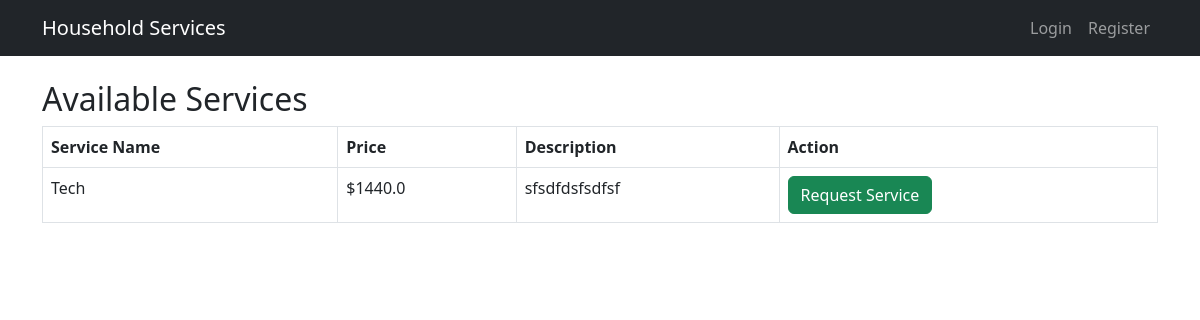
Page /services on the earlier database version.
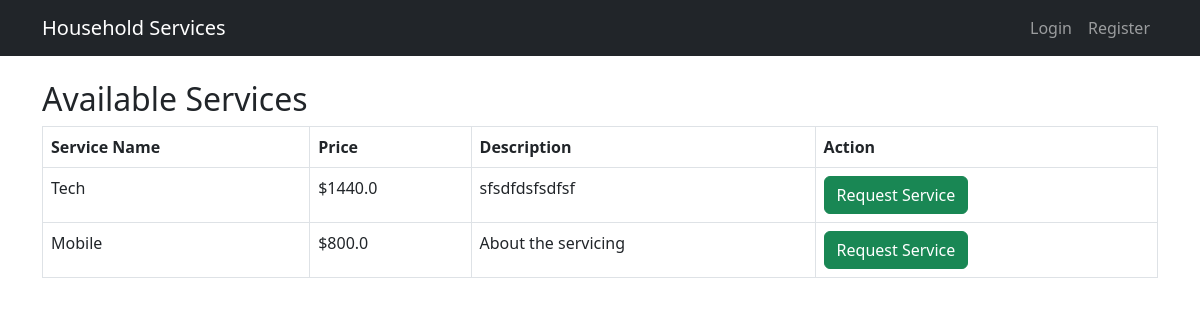
Same page on the later database version.
### app.py (models this page shows)
class Service(db.Model):
    id = db.Column(db.Integer, primary_key=True)
    name = db.Column(db.String(100), nullable=False)
    price = db.Column(db.Float, nullable=False)
    description = db.Column(db.Text, nullable=False)
    time_required = db.Column(db.Integer, nullable=False)

### app.py (the view)
@app.route('/services')
def services():
    services = Service.query.all()
    return render_template('services.html', services=services)

### templates/services.html (shortened to what this page needs)
{% extends 'base.html' %}
{% block content %}
<h2>Available Services</h2>
<table class="table table-bordered">
    <thead>
        <tr>
            <th>Service Name</th>
            <th>Price</th>
            <th>Description</th>
            <th>Action</th>
        </tr>
    </thead>
    <tbody>
        {% for service in services %}
        <tr>
            <td>{{ service.name }}</td>
            <td>${{ service.price }}</td>
            <td>{{ service.description }}</td>
            <td><a href="{{ url_for('request_service', service_id=service.id) }}" class="btn btn-success">Request Service</a></td>
        </tr>
        {% endfor %}
    </tbody>
</table>
{% endblock %}

Differences in the rows shown:
added Service: name "Mobile", price "800.0", description "About the servicing"
